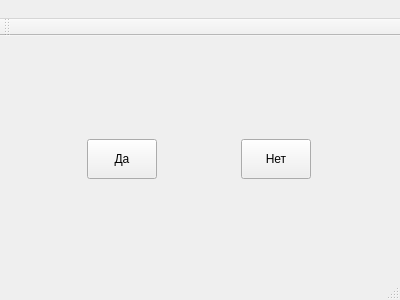
<?xml version="1.0" encoding="UTF-8"?>
<ui version="4.0">
 <class>MainWindow</class>
 <widget class="QMainWindow" name="MainWindow">
  <property name="geometry">
   <rect>
    <x>0</x>
    <y>0</y>
    <width>400</width>
    <height>300</height>
   </rect>
  </property>
  <property name="windowTitle">
   <string>MainWindow</string>
  </property>
  <widget class="QWidget" name="centralWidget">
   <widget class="QPushButton" name="pushButton">
    <property name="geometry">
     <rect>
      <x>87</x>
      <y>103</y>
      <width>70</width>
      <height>40</height>
     </rect>
    </property>
    <property name="maximumSize">
     <size>
      <width>70</width>
      <height>40</height>
     </size>
    </property>
    <property name="text">
     <string>Да</string>
    </property>
   </widget>
   <widget class="QPushButton" name="pb2">
    <property name="geometry">
     <rect>
      <x>241</x>
      <y>103</y>
      <width>70</width>
      <height>40</height>
     </rect>
    </property>
    <property name="maximumSize">
     <size>
      <width>70</width>
      <height>40</height>
     </size>
    </property>
    <property name="text">
     <string>Нет</string>
    </property>
   </widget>
  </widget>
  <widget class="QMenuBar" name="menuBar">
   <property name="geometry">
    <rect>
     <x>0</x>
     <y>0</y>
     <width>400</width>
     <height>21</height>
    </rect>
   </property>
   <widget class="QMenu" name="menu">
    <property name="title">
     <string> </string>
    </property>
   </widget>
   <addaction name="menu"/>
  </widget>
  <widget class="QToolBar" name="mainToolBar">
   <attribute name="toolBarArea">
    <enum>TopToolBarArea</enum>
   </attribute>
   <attribute name="toolBarBreak">
    <bool>false</bool>
   </attribute>
  </widget>
  <widget class="QStatusBar" name="statusBar"/>
 </widget>
 <layoutdefault spacing="6" margin="11"/>
 <resources/>
 <connections/>
 <slots>
  <signal>signal1()</signal>
  <slot>message()</slot>
 </slots>
</ui>
